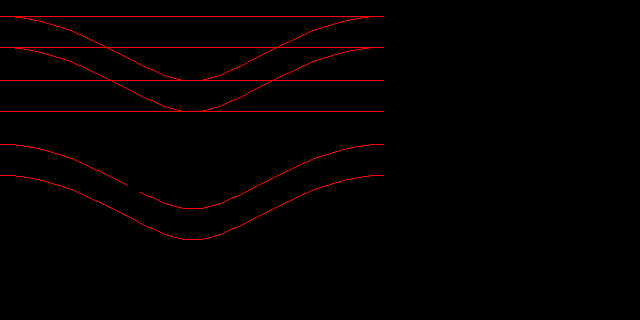

A level layout from a 2D game, rendered from its tile map. Below: a short description, then the map file with tile-grid data replaced by summaries:
An orthogonal 10x5 tile map with 64x64 px tiles, 1 tile layer (BackGround), 2 tilesets and 22 objects (Rail).

<map version="1.0" orientation="orthogonal" width="10" height="5" tilewidth="64" tileheight="64">
 <tileset firstgid="1" name="TransType" tilewidth="64" tileheight="64">
  <image source="TransType.png" width="384" height="256" />
 </tileset>
 <tileset firstgid="25" name="HelloWorld" tilewidth="64" tileheight="64">
  <image source="HelloWorld.png" width="480" height="320" />
 </tileset>
 <layer name="BackGround" width="10" height="5">
  <data>[50 cells, 21 non-empty, 21 distinct tile ids]</data>
 </layer>
 <objectgroup name="TrainsType" width="10" height="5" visible="0">
  <object name="Rail" gid="1" x="0" y="64">
   <properties>
    <property name="input0" value="x:0.0 y:0.5" />
    <property name="output0" value="x:1.0 y:0.5" />
    <property name="output1" value="x:1.0 y:0.3" />
   </properties>
  </object>
  <object gid="2" x="64" y="64">
   <properties>
    <property name="input0" value="x:0.5 y:0.5" />
    <property name="output0" value="x:1.0 y:0.5" />
    <property name="output1" value="x:0.6 y:0.0" />
   </properties>
  </object>
  <object gid="3" x="128" y="64">
   <properties>
    <property name="input0" value="x:0.0 y:0.5" />
    <property name="output0" value="x:1.0 y:0.5" />
   </properties>
  </object>
  <object gid="4" x="191" y="64" />
  <object gid="5" x="255" y="64" />
  <object gid="6" x="319" y="64" />
  <object gid="7" x="0" y="128" />
  <object gid="8" x="64" y="128" />
  <object gid="9" x="128" y="128" />
  <object gid="10" x="192" y="128" />
  <object gid="11" x="256" y="128" />
  <object gid="12" x="320" y="128" />
  <object gid="13" x="0" y="192" />
  <object gid="14" x="65" y="192" />
  <object gid="20" x="64" y="256" />
  <object gid="14" x="128" y="192" />
  <object gid="21" x="128" y="256" />
  <object gid="22" x="192" y="256" />
  <object gid="17" x="256" y="192" />
  <object gid="16" x="193" y="192" />
  <object gid="18" x="320" y="192" />
  <object gid="23" x="256" y="256" />
 </objectgroup>
</map>
